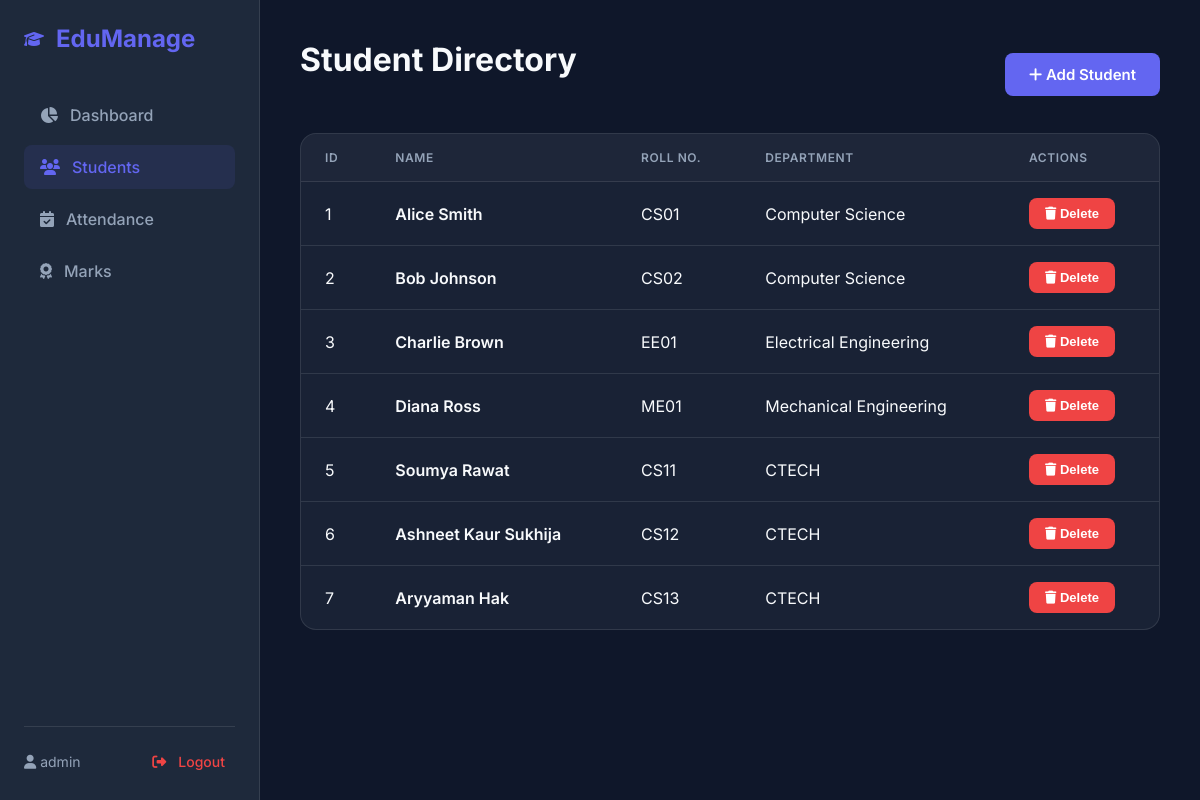
The app's page /students (signed in) with its own data.
### tables this page shows
CREATE TABLE students(
    id INTEGER PRIMARY KEY AUTOINCREMENT,
    name TEXT NOT NULL,
    roll TEXT UNIQUE NOT NULL,
    dept TEXT
);

### app.py (the view)
@app.route('/students')
@login_required
def students():
    conn = db()
    data = conn.execute("SELECT * FROM students").fetchall()
    conn.close()
    return render_template('students.html', students=data)

### app.py (called while the page is built)
def db():
    conn = sqlite3.connect('cms.db')
    conn.row_factory = sqlite3.Row
    return conn

def login_required(f):
    @wraps(f)
    def decorated_function(*args, **kwargs):
        if 'user_id' not in session:
            return redirect(url_for('login'))
        return f(*args, **kwargs)
    return decorated_function

### templates/students.html
{% extends 'base.html' %}
{% block content %}
<div class="flex-between">
    <h1>Student Directory</h1>
    <a href="{{ url_for('add_student') }}" class="btn"><i class="fa-solid fa-plus"></i> Add Student</a>
</div>
<div class="table-container">
    <table>
        <thead>
            <tr>
                <th>ID</th>
                <th>Name</th>
                <th>Roll No.</th>
                <th>Department</th>
                <th>Actions</th>
            </tr>
        </thead>
        <tbody>
            {% for s in students %}
            <tr>
                <td>{{ s.id }}</td>
                <td><div style="font-weight:600; color:var(--text-primary);">{{ s.name }}</div></td>
                <td>{{ s.roll }}</td>
                <td>{{ s.dept }}</td>
                <td>
                    <form action="{{ url_for('delete_student', id=s.id) }}" method="POST" style="display:inline;" onsubmit="return confirm('Are you sure you want to delete this student?');">
                        <button type="submit" class="btn-danger"><i class="fa-solid fa-trash"></i> Delete</button>
                    </form>
                </td>
            </tr>
            {% else %}
            <tr>
                <td colspan="5" style="text-align: center; color: var(--text-secondary);">No students found.</td>
            </tr>
            {% endfor %}
        </tbody>
    </table>
</div>
{% endblock %}

### templates/base.html (shortened to what this page needs)
<!DOCTYPE html>
<html lang="en">
<head>
    <link rel="stylesheet" href="{{ url_for('static', filename='style.css') }}">
    <link rel="stylesheet" href="https://cdnjs.cloudflare.com/ajax/libs/font-awesome/6.4.0/css/all.min.css">
</head>
<body>
    {% if session.get('user_id') %}
    <div class="sidebar">
        <div class="logo">
            <i class="fa-solid fa-graduation-cap"></i>
            <h2>EduManage</h2>
        </div>
        <nav>
            <a href="{{ url_for('dashboard') }}" class="{{ 'active' if request.endpoint == 'dashboard' else '' }}">
                <i class="fa-solid fa-chart-pie"></i> Dashboard
            </a>
            <a href="{{ url_for('students') }}" class="{{ 'active' if request.endpoint == 'students' else '' }}">
                <i class="fa-solid fa-users"></i> Students
            </a>
            <a href="{{ url_for('attendance') }}" class="{{ 'active' if request.endpoint == 'attendance' else '' }}">
                <i class="fa-solid fa-calendar-check"></i> Attendance
            </a>
            <a href="{{ url_for('marks') }}" class="{{ 'active' if request.endpoint == 'marks' else '' }}">
                <i class="fa-solid fa-award"></i> Marks
            </a>
        </nav>
        <div class="user-info">
            <span><i class="fa-solid fa-user"></i> {{ session.get('username') }}</span>
            <a href="{{ url_for('logout') }}" class="logout-btn"><i class="fa-solid fa-right-from-bracket"></i> Logout</a>
        </div>
    </div>
    {% endif %}
    <div class="main-content {% if not session.get('user_id') %}full-width{% endif %}">
        {% block content %}{% endblock %}
    </div>
</body>
</html>

### static/style.css (style rules this page uses)
:root { --bg-primary: #0f172a; --bg-secondary: #1e293b; --bg-card: rgba(30, 41, 59, 0.7); --text-primary: #f8fafc; --text-secondary: #94a3b8; --accent: #6366f1; --accent-hover: #4f46e5; --danger: #ef4444; --danger-hover: #dc2626; --success: #10b981; --border: rgba(255, 255, 255, 0.1); }
* { margin: 0; padding: 0; box-sizing: border-box; }
body { font-family: 'Inter', sans-serif; background-color: var(--bg-primary); color: var(--text-primary); display: flex; min-height: 100vh; }
.sidebar { width: 260px; background-color: var(--bg-secondary); border-right: 1px solid var(--border); display: flex; flex-direction: column; position: fixed; height: 100vh; padding: 24px; }
.logo { display: flex; align-items: center; gap: 12px; color: var(--accent); margin-bottom: 40px; }
.logo h2 { font-size: 24px; font-weight: 700; }
.sidebar nav { display: flex; flex-direction: column; gap: 8px; flex: 1; }
.sidebar a { color: var(--text-secondary); text-decoration: none; padding: 12px 16px; border-radius: 8px; display: flex; align-items: center; gap: 12px; transition: all 0.3s ease; font-weight: 500; }
.sidebar a:hover, .sidebar a.active { background-color: rgba(99, 102, 241, 0.1); color: var(--accent); }
.user-info { margin-top: auto; padding-top: 20px; border-top: 1px solid var(--border); display: flex; justify-content: space-between; align-items: center; color: var(--text-secondary); font-size: 14px; }
.logout-btn { color: var(--danger) !important; padding: 6px 10px !important; }
.main-content { flex: 1; margin-left: 260px; padding: 40px; display: flex; flex-direction: column; }
h1 { font-size: 32px; font-weight: 700; margin-bottom: 30px; color: var(--text-primary); }
.table-container { background: var(--bg-card); border-radius: 16px; border: 1px solid var(--border); overflow: hidden; }
table { width: 100%; border-collapse: collapse; text-align: left; }
th, td { padding: 16px 24px; border-bottom: 1px solid var(--border); }
th { background-color: rgba(255, 255, 255, 0.02); font-weight: 600; color: var(--text-secondary); text-transform: uppercase; font-size: 12px; letter-spacing: 0.05em; }
tr:last-child td { border-bottom: none; }
button, .btn { padding: 12px 24px; background-color: var(--accent); color: white; border: none; border-radius: 8px; font-size: 15px; font-weight: 600; cursor: pointer; transition: background-color 0.3s; text-decoration: none; display: inline-block; }
.btn-danger { background-color: var(--danger); padding: 8px 16px; font-size: 13px; }
.flex-between { display: flex; justify-content: space-between; align-items: center; margin-bottom: 24px; }

### records on screen
students: id "1", name "Alice Smith", roll "CS01", dept "Computer Science"
students: id "2", name "Bob Johnson", roll "CS02", dept "Computer Science"
students: id "3", name "Charlie Brown", roll "EE01", dept "Electrical Engineering"
students: id "4", name "Diana Ross", roll "ME01", dept "Mechanical Engineering"
students: id "5", name "Soumya Rawat", roll "CS11", dept "CTECH"
students: id "6", name "Ashneet Kaur Sukhija", roll "CS12", dept "CTECH"
students: id "7", name "Aryyaman Hak", roll "CS13", dept "CTECH"

### other values on screen
{{ session.get('username') }} "admin"
